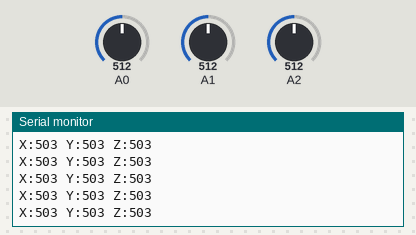
Bench run of a sketch on a simulated Arduino Uno, built with avr-gcc and run on an emulated ATmega328P. Parts: the last lines printed to the serial monitor. The test bench sets the inputs (shaded band); at power-on: A2 = 512, A0 = 512, A1 = 512.

Above: at 4.2 s.
4.3 s: A2 set to 108
At 4.35 s:
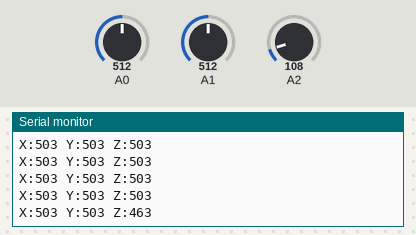
7.3 s: A2 set to 93
At 7.31 s:
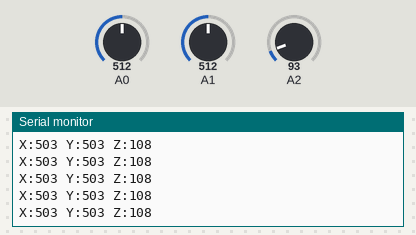
11.8 s: A2 set to 1002
At 11.84 s:
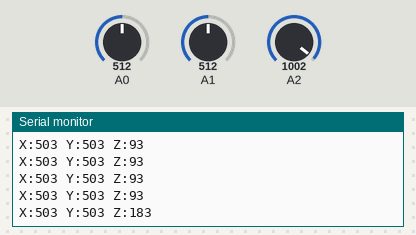
13.3 s: A2 set to 1021
At 13.32 s:
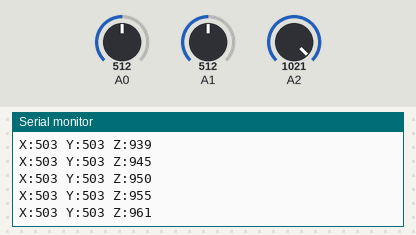
Timing chart, 0 to 15.8 s (numbered marks = the images above; inputs shaded):
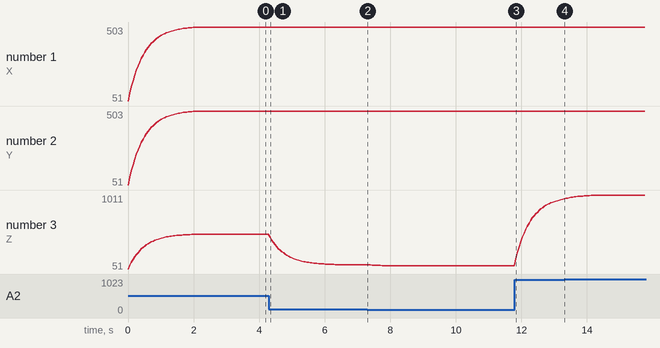

Measured:
- after the input at 4.3 s, the serial monitor: prints a new line at once (image 1)
- after the input at 11.8 s, the serial monitor: prints a new line at once (image 3)
- after the input at 13.3 s, the serial monitor: prints a new line at once (image 4)
- plotted number 3: 503 → 108 after the input at 4.3 s, 108 → 93 after the input at 7.3 s, 93 → 955 after the input at 11.8 s, 955 → 1011 after the input at 13.3 s

The sketch:

arleo_AccelerationTest.ino
```cpp
//********************************
//加速度センサの値を取得するプログラム
//********************************
void setup()
{
// シリアルモニターの初期化をする
Serial.begin(9600) ;
}


long beforeX = 0;
long beforeY = 0;
long beforeZ = 0;

void loop()
{
long x , y , z ;
x = y = z = 0 ;
x = analogRead(0) ; // Ｘ軸
y = analogRead(1) ; // Ｙ軸
z = analogRead(2) ; // Ｚ軸


            x = (beforeX * 0.9 + x * 0.1);
            y = (beforeY * 0.9 + y * 0.1);
            z = (beforeZ * 0.9 + z * 0.1);


Serial.print("X:") ;
Serial.print(x) ;
Serial.print(" Y:") ;
Serial.print(y) ;
Serial.print(" Z:") ;
Serial.println(z) ;

beforeX = x;
beforeY = y;
beforeZ = z;

delay(50) ;
}
```
